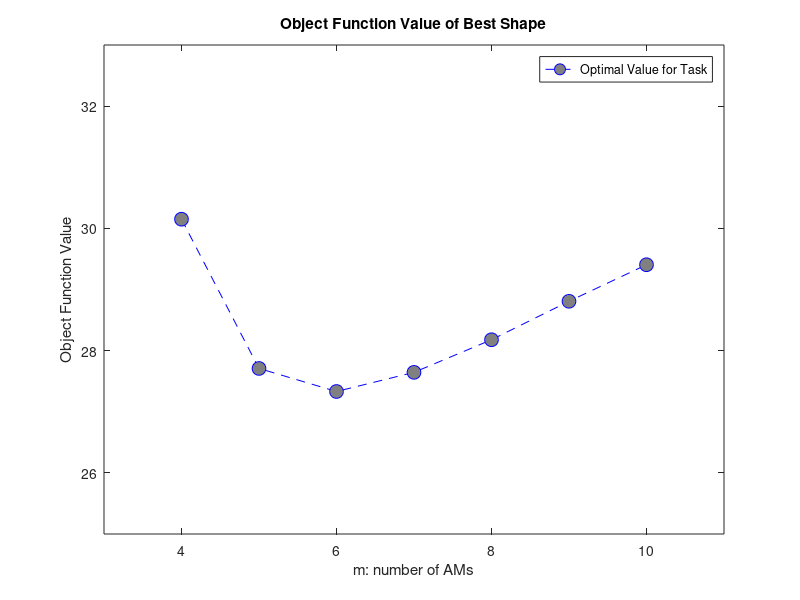

Reproduce this figure in MATLAB. (Note: this script raises an error after producing the figure.)
%% Mass-scale = 5
num_AMs = [7 8 9 10 11 12];
optimal_val = [61.1877, 50.5693 ,47.3755, 45.3840 ,44.3912, 43.7472 ];
best_shape = {[ 1     1     1     1     1     1     1],
    [ 1     1     1     1     1     1     1     1],
    [ 1     1     1     1     1     1     1     1     1],
    [ 2     1     1     1     1     1     1     1     1],
    [ 2     1     1     1     1     1     1     1     1     1],
    [ 3     1     1     1     1     1     1     1     1     1]
 };

figure(1)
plot(num_AMs,optimal_val,'.-')
%% Mass-scale = 1
num_AMs = 2:1:10;
optimal_val = [33.9781, 21.9980 ,21.9122, 22.6126 ,23.5500, 24.4539, 25.3371 ,26.2600,27.1391 ];
best_shape = {[  1     1],
    [ 1     1     1],
    [1     1     1     1],
    [1     1     1     1     1],
    [2     1     1     1     1],
    [2     1     1     1     1     1],
    [3     1     1     1     1     1],
    [4     1     1     1     1     1],
    [4     1     1     1     1     1     1]
 };

figure(1)
plot(num_AMs,optimal_val,'o--')
%% Mass-scale = 2
num_AMs = 4:1:10;
optimal_val = [30.1502 , 27.7084 ,27.3313 , 27.6444  ,28.1781, 28.8074, 29.4050];
best_shape = {  [1     1     1     1],
                [1     1     1     1     1],
                [1     1     1     1     1     1],
                [1     1     1     1     1     1     1],
                [2     1     1     1     1     1     1],
                [2     1     1     1     1     1     1     1],
                [ 3     1     1     1     1     1     1     1],
 };

figure(1)
plot(num_AMs, optimal_val, 'o', 'MarkerSize', 10, 'MarkerFaceColor', [0.5, 0.5, 0.5], ...
    'LineStyle', '--', 'Color', 'b', 'LineWidth', 0.70)

xlim([3 11])
ylim([25 33])
legend("Optimal Value for Task")
xlabel("m: number of AMs")
ylabel("Object Function Value")
title("Object Function Value of Best Shape")

%% Find best and worst Shape
% Convert cell arrays to numeric arrays (assuming they are numeric)
all_optimal_value_array = cell2mat(all_optimal_value);
all_exit_flag_array = cell2mat(all_exit_flag);  % Assuming exit_flag is numeric

% Find the indices where exit_flag == 1
valid_indices = find(all_exit_flag_array == 1);

% If there are valid indices (exit_flag == 1)
if ~isempty(valid_indices)
    % Filter the optimal values corresponding to exit_flag == 1
    valid_optimal_values = all_optimal_value_array(valid_indices);
    
    % Find the minimum value and its index in the filtered values
    [min_value, local_min_index] = min(valid_optimal_values);
    
    % Convert local_min_index to the global index
    global_min_index = valid_indices(local_min_index);
    
    % Find the maximum value and its index in the filtered values
    [max_value, local_max_index] = max(valid_optimal_values);
    
    % Convert local_max_index to the global index
    global_max_index = valid_indices(local_max_index);
   
    % Extract the corresponding best and worst num_up
    best_num_up = cell2mat(shapes(global_min_index));
    worst_num_up = cell2mat(shapes(global_max_index));
    
    % Display the results
    fprintf('Best Shape (Min) is %.4f at global index %d\n', min_value, global_min_index);
    fprintf('Best Shape: ');
    disp(best_num_up);
    
    fprintf('Worst Shape (Max) is %.4f at global index %d\n', max_value, global_max_index);
    fprintf('Worst Shape: ');
    disp(worst_num_up);
else
    fprintf('No valid exit_flag == 1 found.\n');
end
